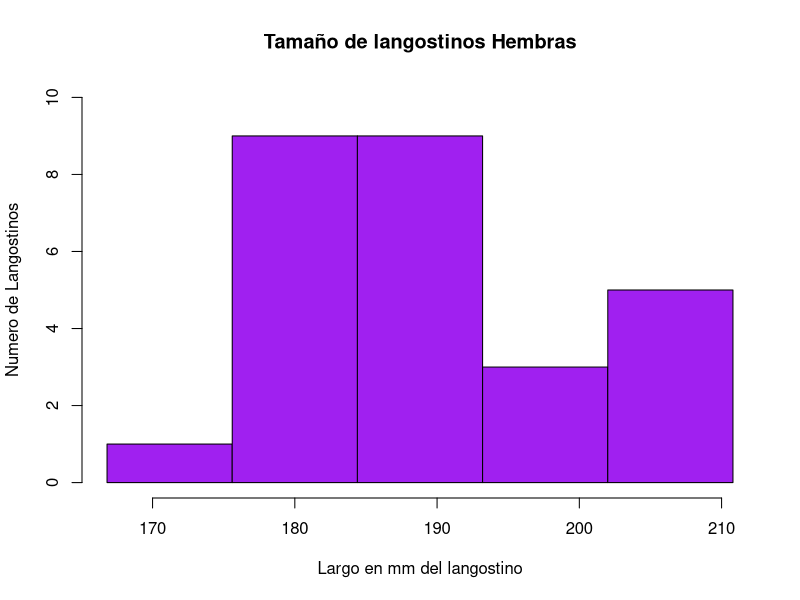
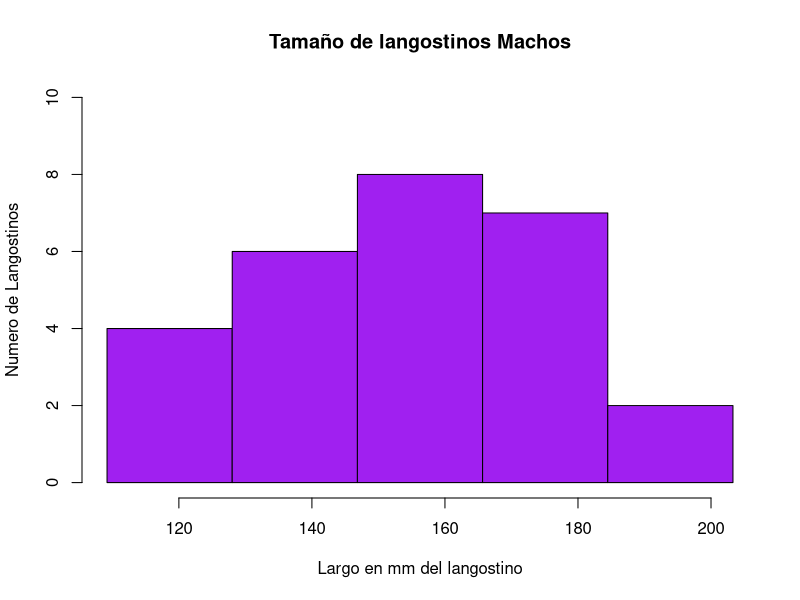
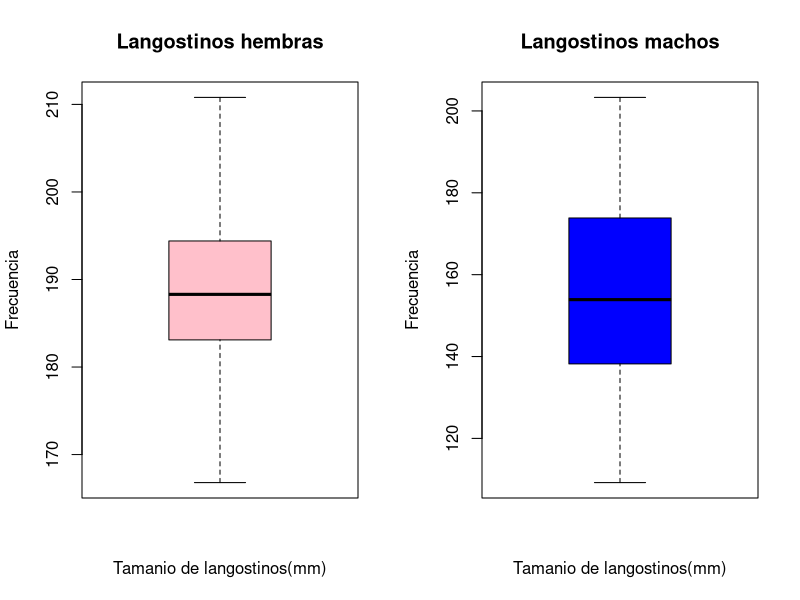
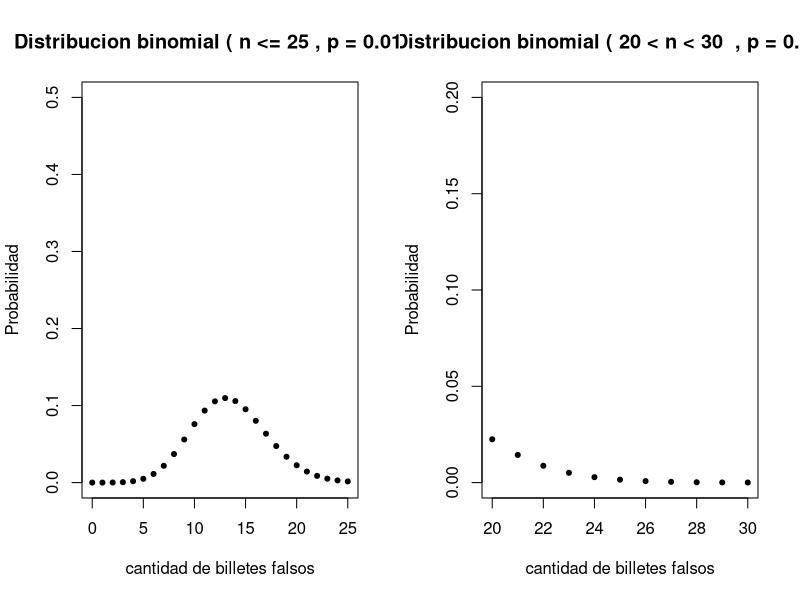
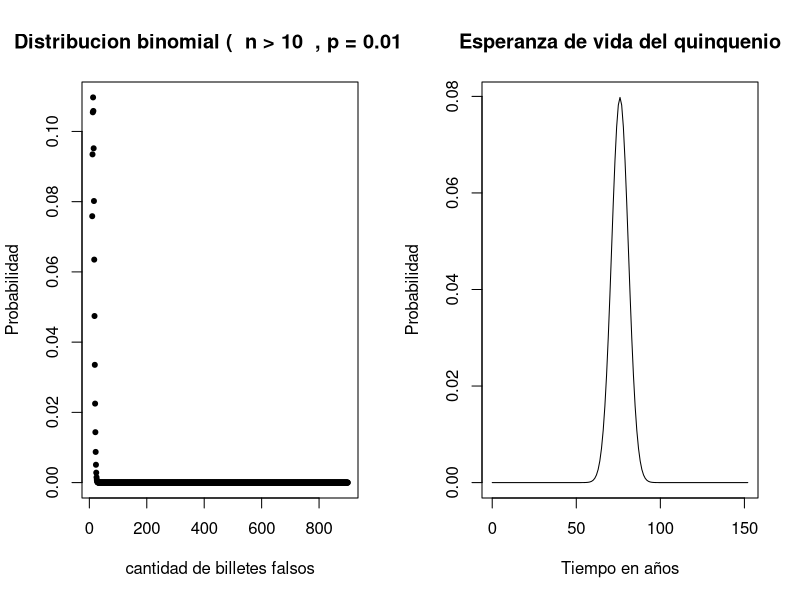

Recreate these plots in R, in order.
## ---- chunk 1
Hembras <- c( 183.2, 182.5, 166.8, 184.1, 190.0, 196.3, 183.0, 178.1, 193.3, 204.3, 193.2, 187.3, 176.5, 180.4, 185.8, 179.0, 184.3, 189.3, 188.3, 189.2, 195.5, 186.8, 189.1, 202.4, 202.2, 203.1, 210.8 )

Machos <- c( 140.9, 173.9, 118.9, 121.7, 177.4, 140.0, 173.8, 154.8, 192.7, 154.5, 177.5, 134.4, 109.2, 153.4, 175.0, 150.7, 138.7, 169.8, 203.3, 136.7, 153.9, 163.0, 165.3, 176.7, 137.7, 126.7, 150.0 )
## ---- chunk 2
HembrasSort <- sort(Hembras,decreasing = FALSE)
frq <- (max(HembrasSort) - min(HembrasSort))/5
hist(x = HembrasSort,main="Tamaño de langostinos Hembras",col = 'purple', breaks = seq(min(HembrasSort),max(HembrasSort),frq),xlab = 'Largo en mm del langostino',ylab = 'Numero de Langostinos',ylim = c(0,10),xlim = c(min(Hembras),max(Hembras)))
## ---- chunk 3
MachosSort <- sort(Machos,decreasing = FALSE)
frq <- (max(MachosSort) - min(MachosSort))/5
hist(x = MachosSort,main="Tamaño de langostinos Machos",col = 'purple', breaks = seq(min(MachosSort),max(MachosSort),frq),xlab = 'Largo en mm del langostino',ylab = 'Numero de Langostinos',ylim = c(0,10),xlim = c(min(Machos),max(Machos)))
## ---- chunk 4
promHembras <- mean(Hembras)
desvHembras <- sd(Hembras)

sprintf("Promedio de tamaño en hembras: %f",promHembras)
sprintf("Desviación estandar: %f",desvHembras)

## ---- chunk 5
promMachos <- mean(Machos)
desvMachos <- sd(Machos)

sprintf("Promedio de tamano en machos: %f",promMachos)
sprintf("Desviación estandar: %f",desvMachos)

## ---- chunk 6
t.test(x= Hembras,mu= promHembras, conf.level = 0.97)
t.test(x= Machos,mu= promMachos, conf.level = 0.97)
## ---- chunk 7
par(mfrow= c(1,2))
boxplot(Hembras,  col="pink", main = "Langostinos hembras", xlab = "Tamanio de langostinos(mm)", ylab = "Frecuencia", horizontal = FALSE)
boxplot(Machos,  col="blue", main = "Langostinos machos", xlab = "Tamanio de langostinos(mm)", ylab = "Frecuencia", horizontal = FALSE)
## ---- chunk 8
p <- 0.015
Xa <- pbinom(25,900,p)
plot(0:25,dbinom(0:25,900,p),main = 'Distribucion binomial ( n <= 25 , p = 0.015 )',ylab = 'Probabilidad',xlab = 'cantidad de billetes falsos', pch = 20, ylim = c(0,0.5))

## ---- chunk 9
p <- 0.015
x1 <- pbinom(20,900,p)
x2 <- pbinom(30,900,p)
xb <- x2-x1;
plot(20:30,dbinom(20:30,900,p),main = 'Distribucion binomial ( 20 < n < 30  , p = 0.015 )',ylab = 'Probabilidad',xlab = 'cantidad de billetes falsos', pch = 20, ylim = c(0,0.2))
## ---- chunk 10

p <- 0.015
Xc <- 1 - pbinom(10,900,p)
plot(10:900,dbinom(10:900,900,p),main = 'Distribucion binomial (  n > 10  , p = 0.015 )',ylab = 'Probabilidad',xlab = 'cantidad de billetes falsos', pch = 20)

## ---- chunk 11
#Grafica de la distribucion normal
plot(0:152,dnorm(0:152,76,5),type = 'l',main = 'Esperanza de vida del quinquenio',xlab = 'Tiempo en años',ylab = 'Probabilidad')
## ---- chunk 12
media <- 76
var <- 25
ds <- 5

xa <- pnorm(92,media,ds,lower.tail = FALSE) 

xa * 100000

##falta la cantidad
## ---- chunk 13
probMayor= pnorm(75,media,ds, lower.tail = TRUE)
probMenor= pnorm(56,media,ds, lower.tail = FALSE)

(probMenor - probMayor)* 100000
##falta la cantidad
